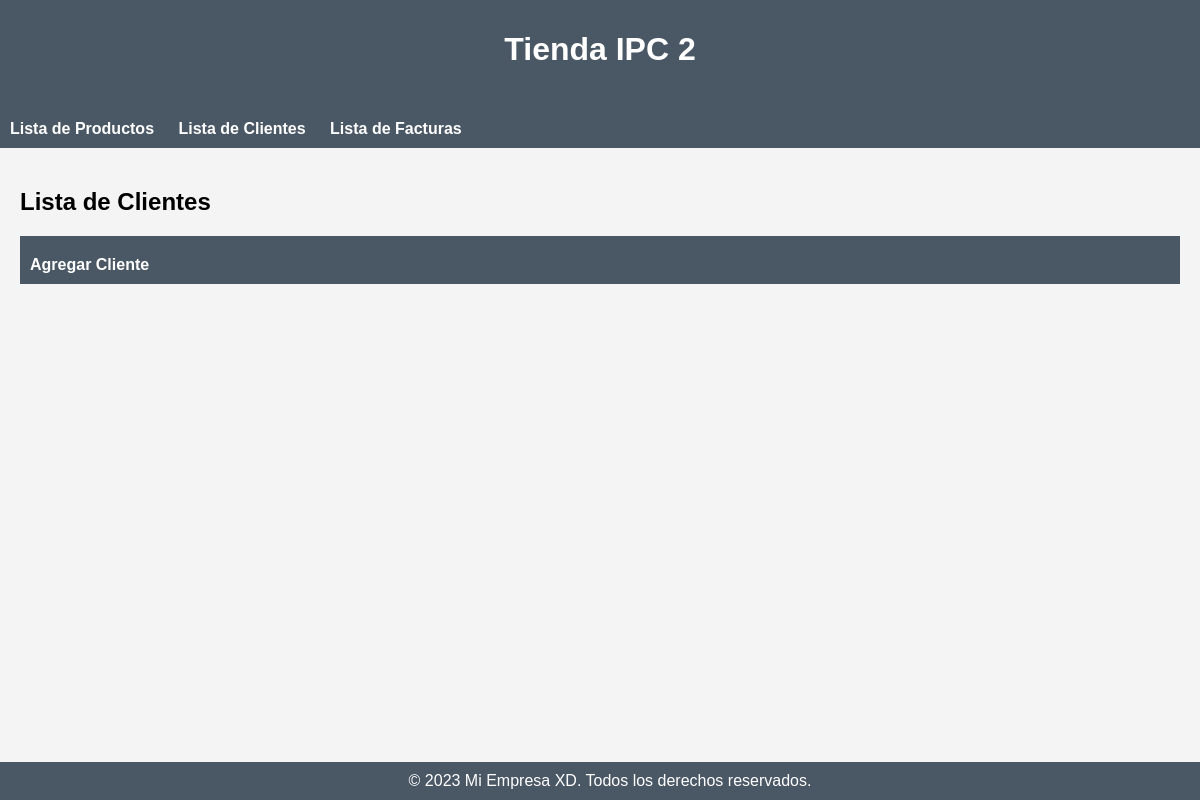
/clientes/, run on an earlier commit of the app's database.
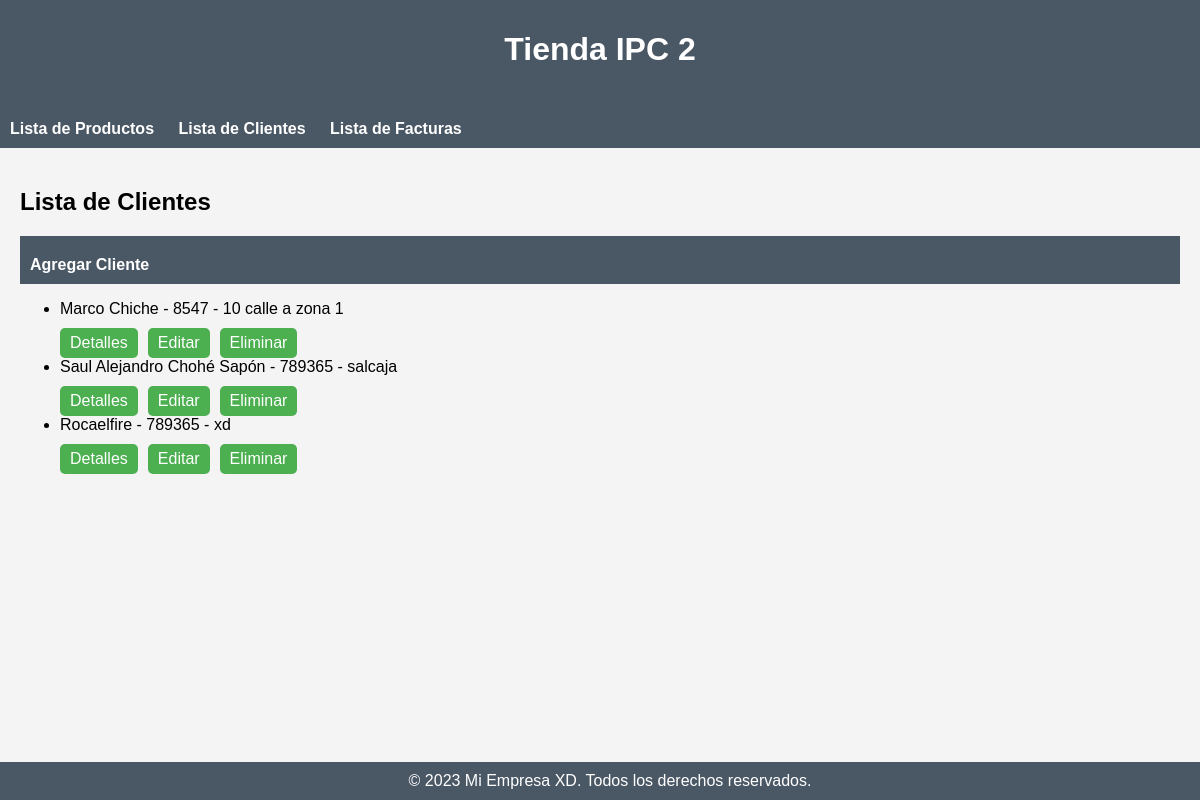
And on a later commit of the database.
### miapp/models.py (models this page shows, shortened)
class Cliente(models.Model):
    nit = models.CharField(max_length=15)
    nombre = models.CharField(max_length=100)
    direccion = models.TextField()

### miapp/views.py (the view)
# urls.py: path('clientes/', lista_clientes, name='lista_clientes'),
def lista_clientes(request):
    clientes = Cliente.objects.all()
    return render(request, 'cliente/lista_clientes.html', {'clientes': clientes})

### miapp/templates/cliente/lista_clientes.html
{% extends 'base.html' %}
{% block content %}
    <h2>Lista de Clientes</h2>
    <nav>
        <ul>
            <li><a href="{% url 'nuevo_cliente' %}">Agregar Cliente</a></li>
        </ul>
    </nav>
    <ul>
        {% for cliente in clientes %}
            <li>
                {{ cliente.nombre }} - {{ cliente.nit }} - {{ cliente.direccion }}
                <div class="cliente-buttons">
                    <a href="{% url 'detalle_cliente' pk=cliente.pk %}" class="cliente-btn">Detalles</a>
                    <a href="{% url 'editar_cliente' pk=cliente.pk %}" class="cliente-btn">Editar</a>
                    <a href="{% url 'eliminar_cliente' pk=cliente.pk %}" class="cliente-btn">Eliminar</a>
                </div>
            </li>
        {% endfor %}
    </ul>
{% endblock %}

What changed in the data, as far as the page shows it:
added Cliente: nombre "Marco Chiche", nit "8547", direccion "10 calle a zona 1"
added Cliente: nombre "Saul Alejandro Chohé Sapón", nit "789365", direccion "salcaja"
added Cliente: nombre "Rocaelfire", nit "789365", direccion "xd"
